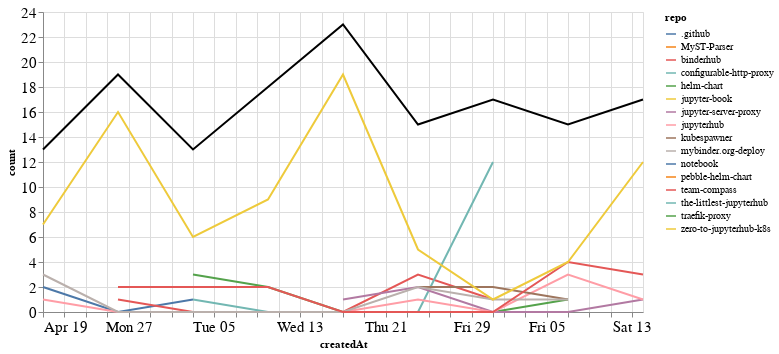

The code cell stored with this chart in its notebook:
### Markdown cell above
## Comments

### Code cell
comments_time = comments.groupby('repo').resample('W', on='createdAt').count()['author'].reset_index()
comments_time = comments_time.rename(columns={'author': 'count'})
comments_time_total = comments_time.groupby('createdAt').agg({"count": "sum"}).reset_index()
ch1 = alt.Chart(comments_time, width=600).mark_line().encode(
    x='createdAt',
    y='count',
    color='repo',
    tooltip="repo"
)

ch2 = alt.Chart(comments_time_total, width=600).mark_line(color="black").encode(
    x='createdAt',
    y='count',
)

ch1 + ch2

### Figure 1 — Vega-Lite specification as saved in the notebook (floating-point values rounded to 4 significant figures)
{"config": {"axisLeft": {"labelFontSize": 15}, "axisBottom": {"labelFontSize": 15}}, "layer": [{"data": {"name": "data-ac796f2df1f634fb490a76651911cec2"}, "mark": "line", "encoding": {"color": {"type": "nominal", "field": "repo"}, "tooltip": {"type": "nominal", "field": "repo"}, "x": {"type": "temporal", "field": "createdAt"}, "y": {"type": "quantitative", "field": "count"}}, "width": 600}, {"data": {"name": "data-854d03d11dc3bb60aa48da2f49676ee7"}, "mark": {"type": "line", "color": "black"}, "encoding": {"x": {"type": "temporal", "field": "createdAt"}, "y": {"type": "quantitative", "field": "count"}}, "width": 600}], "$schema": "https://vega.github.io/schema/vega-lite/v4.8.1.json", "datasets": {"data-ac796f2df1f634fb490a76651911cec2": [{"repo": ".github", "createdAt": "2020-04-19T00:00:00", "count": 2}, {"repo": ".github", "createdAt": "2020-04-26T00:00:00", "count": 0}, {"repo": ".github", "createdAt": "2020-05-03T00:00:00", "count": 1}, {"repo": "MyST-Parser", "createdAt": "2020-05-10T00:00:00", "count": 3}, {"repo": "binderhub", "createdAt": "2020-04-26T00:00:00", "count": 1}, {"repo": "binderhub", "createdAt": "2020-05-03T00:00:00", "count": 0}, {"repo": "binderhub", "createdAt": "2020-05-10T00:00:00", "count": 0}, {"repo": "binderhub", "createdAt": "2020-05-17T00:00:00", "count": 0}, {"repo": "binderhub", "createdAt": "2020-05-24T00:00:00", "count": 3}, {"repo": "binderhub", "createdAt": "2020-05-31T00:00:00", "count": 1}, {"repo": "configurable-http-proxy", "createdAt": "2020-05-03T00:00:00", "count": 1}, {"repo": "configurable-http-proxy", "createdAt": "2020-05-10T00:00:00", "count": 0}, {"repo": "configurable-http-proxy", "createdAt": "2020-05-17T00:00:00", "count": 0}, {"repo": "configurable-http-proxy", "createdAt": "2020-05-24T00:00:00", "count": 0}, {"repo": "configurable-http-proxy", "createdAt": "2020-05-31T00:00:00", "count": 12}, {"repo": "helm-chart", "createdAt": "2020-05-03T00:00:00", "count": 3}, {"repo": "helm-chart", "createdAt": "2020-05-10T00:00:00", "count": 2}, {"repo": "helm-chart", "createdAt": "2020-05-17T00:00:00", "count": 0}, {"repo": "helm-chart", "createdAt": "2020-05-24T00:00:00", "count": 0}, {"repo": "helm-chart", "createdAt": "2020-05-31T00:00:00", "count": 0}, {"repo": "helm-chart", "createdAt": "2020-06-07T00:00:00", "count": 1}, {"repo": "jupyter-book", "createdAt": "2020-05-10T00:00:00", "count": 1}, {"repo": "jupyter-server-proxy", "createdAt": "2020-05-17T00:00:00", "count": 1}, {"repo": "jupyter-server-proxy", "createdAt": "2020-05-24T00:00:00", "count": 2}, {"repo": "jupyter-server-proxy", "createdAt": "2020-05-31T00:00:00", "count": 0}, {"repo": "jupyter-server-proxy", "createdAt": "2020-06-07T00:00:00", "count": 0}, {"repo": "jupyter-server-proxy", "createdAt": "2020-06-14T00:00:00", "count": 1}, {"repo": "jupyterhub", "createdAt": "2020-04-19T00:00:00", "count": 1}, {"repo": "jupyterhub", "createdAt": "2020-04-26T00:00:00", "count": 0}, {"repo": "jupyterhub", "createdAt": "2020-05-03T00:00:00", "count": 0}, {"repo": "jupyterhub", "createdAt": "2020-05-10T00:00:00", "count": 0}, {"repo": "jupyterhub", "createdAt": "2020-05-17T00:00:00", "count": 0}, {"repo": "jupyterhub", "createdAt": "2020-05-24T00:00:00", "count": 1}, {"repo": "jupyterhub", "createdAt": "2020-05-31T00:00:00", "count": 0}, {"repo": "jupyterhub", "createdAt": "2020-06-07T00:00:00", "count": 3}, {"repo": "jupyterhub", "createdAt": "2020-06-14T00:00:00", "count": 1}, {"repo": "kubespawner", "createdAt": "2020-05-24T00:00:00", "count": 2}, {"repo": "kubespawner", "createdAt": "2020-05-31T00:00:00", "count": 2}, {"repo": "kubespawner", "createdAt": "2020-06-07T00:00:00", "count": 1}, {"repo": "mybinder.org-deploy", "createdAt": "2020-04-19T00:00:00", "count": 3}, {"repo": "mybinder.org-deploy", "createdAt": "2020-04-26T00:00:00", "count": 0}, {"repo": "mybinder.org-deploy", "createdAt": "2020-05-03T00:00:00", "count": 0}, {"repo": "mybinder.org-deploy", "createdAt": "2020-05-10T00:00:00", "count": 0}, {"repo": "mybinder.org-deploy", "createdAt": "2020-05-17T00:00:00", "count": 0}, {"repo": "mybinder.org-deploy", "createdAt": "2020-05-24T00:00:00", "count": 2}, {"repo": "mybinder.org-deploy", "createdAt": "2020-05-31T00:00:00", "count": 1}, {"repo": "mybinder.org-deploy", "createdAt": "2020-06-07T00:00:00", "count": 1}, {"repo": "notebook", "createdAt": "2020-05-17T00:00:00", "count": 1}, {"repo": "pebble-helm-chart", "createdAt": "2020-06-07T00:00:00", "count": 1}, {"repo": "team-compass", "createdAt": "2020-04-26T00:00:00", "count": 2}, {"repo": "team-compass", "createdAt": "2020-05-03T00:00:00", "count": 2}, {"repo": "team-compass", "createdAt": "2020-05-10T00:00:00", "count": 2}, {"repo": "team-compass", "createdAt": "2020-05-17T00:00:00", "count": 0}, {"repo": "team-compass", "createdAt": "2020-05-24T00:00:00", "count": 0}, {"repo": "team-compass", "createdAt": "2020-05-31T00:00:00", "count": 0}, {"repo": "team-compass", "createdAt": "2020-06-07T00:00:00", "count": 4}, {"repo": "team-compass", "createdAt": "2020-06-14T00:00:00", "count": 3}, {"repo": "the-littlest-jupyterhub", "createdAt": "2020-05-10T00:00:00", "count": 1}, {"repo": "traefik-proxy", "createdAt": "2020-05-17T00:00:00", "count": 2}, {"repo": "zero-to-jupyterhub-k8s", "createdAt": "2020-04-19T00:00:00", "count": 7}, {"repo": "zero-to-jupyterhub-k8s", "createdAt": "2020-04-26T00:00:00", "count": 16}, {"repo": "zero-to-jupyterhub-k8s", "createdAt": "2020-05-03T00:00:00", "count": 6}, {"repo": "zero-to-jupyterhub-k8s", "createdAt": "2020-05-10T00:00:00", "count": 9}, {"repo": "zero-to-jupyterhub-k8s", "createdAt": "2020-05-17T00:00:00", "count": 19}, {"repo": "zero-to-jupyterhub-k8s", "createdAt": "2020-05-24T00:00:00", "count": 5}, {"repo": "zero-to-jupyterhub-k8s", "createdAt": "2020-05-31T00:00:00", "count": 1}, {"repo": "zero-to-jupyterhub-k8s", "createdAt": "2020-06-07T00:00:00", "count": 4}, {"repo": "zero-to-jupyterhub-k8s", "createdAt": "2020-06-14T00:00:00", "count": 12}], "data-854d03d11dc3bb60aa48da2f49676ee7": [{"createdAt": "2020-04-19T00:00:00", "count": 13}, {"createdAt": "2020-04-26T00:00:00", "count": 19}, {"createdAt": "2020-05-03T00:00:00", "count": 13}, {"createdAt": "2020-05-10T00:00:00", "count": 18}, {"createdAt": "2020-05-17T00:00:00", "count": 23}, {"createdAt": "2020-05-24T00:00:00", "count": 15}, {"createdAt": "2020-05-31T00:00:00", "count": 17}, {"createdAt": "2020-06-07T00:00:00", "count": 15}, {"createdAt": "2020-06-14T00:00:00", "count": 17}]}}
